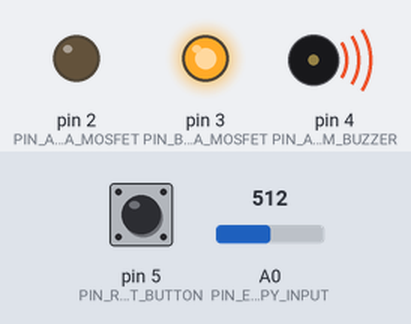
A sketch run on a simulated Arduino Uno, built with avr-gcc and run on an emulated ATmega328P. On the bench: output pins drawn as LEDs (lit = HIGH), buzzer (waves = sounding, pin HIGH). Inputs (shaded band) come from the test bench; at power-on: A0 (PIN_ENTROPY_INPUT) = 512, pin 5 (PIN_RESET_BUTTON) HIGH.

Above: at 1.2 s.
1.3 s: A0 (PIN_ENTROPY_INPUT) set to 360
2.8 s: A0 (PIN_ENTROPY_INPUT) set to 342
At 3.2 s:
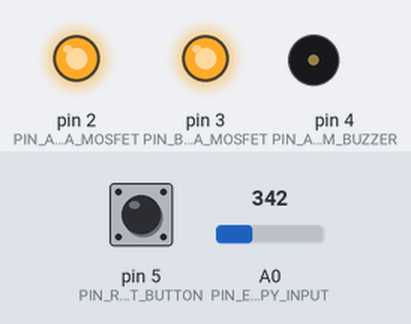
4.3 s: A0 (PIN_ENTROPY_INPUT) set to 389
5.8 s: A0 (PIN_ENTROPY_INPUT) set to 409
At 6.6 s:
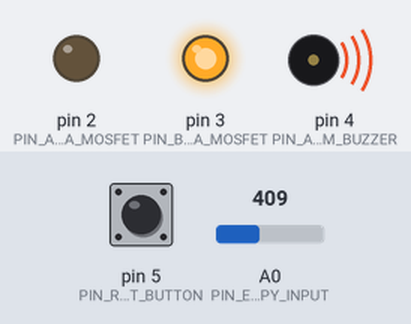
7.3 s: A0 (PIN_ENTROPY_INPUT) set to 837
8.8 s: A0 (PIN_ENTROPY_INPUT) set to 858
At 10.1 s:
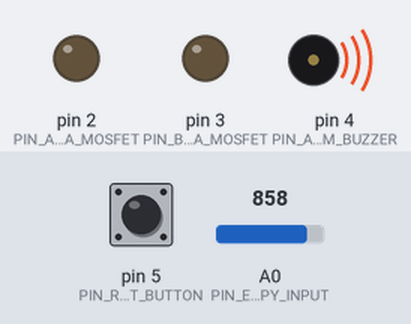
Timing chart, 0 to 11.3 s (numbered marks = the images above; inputs shaded):
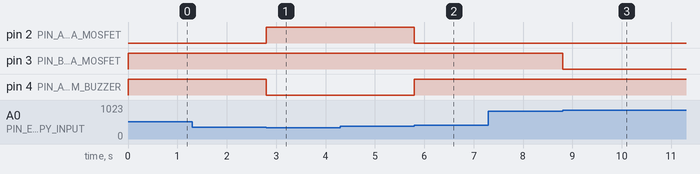

Measured:
- the behaviour switches between 350 and 349 on A0 (PIN_ENTROPY_INPUT) (found by bisection; images 0 and 1)
- the behaviour switches between 399 and 400 on A0 (PIN_ENTROPY_INPUT) (found by bisection; images 1 and 2)
- the behaviour switches between 849 and 850 on A0 (PIN_ENTROPY_INPUT) (found by bisection; images 2 and 3)
- after the input at 1.3 s, every drawn part: stays the same
- after the input at 2.8 s, pin 2 (PIN_ALPHA_MOSFET): LOW → HIGH at once; pin 4 (PIN_ALARM_BUZZER): HIGH → LOW at once
- after the input at 4.3 s, every drawn part: stays the same
- after the input at 5.8 s, pin 2 (PIN_ALPHA_MOSFET): HIGH → LOW at once; pin 4 (PIN_ALARM_BUZZER): LOW → HIGH at once
- after the input at 7.3 s, every drawn part: stays the same
- after the input at 8.8 s, pin 3 (PIN_BETA_MOSFET): HIGH → LOW at once

The sketch:

k3i_core.ino
```cpp
/*
 * Projekt K3I - Hardware Guardian Core (Kern 2) Grok/Wieland Hoffmann/Gemini
 * File: k3i_core.ino
 * Update: Juni 2026
 *
 * INDUSTRIE-VERSION v3.1 (Drei-fach verifiziert und stabilisiert)
 * Inklusive High-Speed-ADC-Tuning und Hysterese-Bremse.
 */

const int PIN_ENTROPY_INPUT = A0;
const int PIN_ALPHA_MOSFET  = 2;   // Links: Signal-MOSFET (Netztrennung)
const int PIN_BETA_MOSFET   = 3;   // Rechts: Starkstrom-MOSFET (Schützkaskade)
const int PIN_ALARM_BUZZER  = 4;   // Sirene
const int PIN_RESET_BUTTON  = 5;   // Manueller Hardware-Reset-Taster

const int THRESHOLD_EXFILTRATION = 400;
const int THRESHOLD_HYSTERESIS   = 350; // Schützt vor Signalrauschen
const int THRESHOLD_ENCRYPTION   = 850;

bool alarmActive = false;
bool networkCutActive = false;

void setup() {
  // ADCSRA-Register manipulieren: Setzt den ADC-Teilerfaktor von 128 auf 16.
  // Verkürzt die analogRead-Zeit drastisch von 110µs auf ca. 16µs!
  ADCSRA = (ADCSRA & 0xf8) | 0x04;

  pinMode(PIN_ALPHA_MOSFET, OUTPUT);
  pinMode(PIN_BETA_MOSFET, OUTPUT);
  pinMode(PIN_ALARM_BUZZER, OUTPUT);
  pinMode(PIN_RESET_BUTTON, INPUT_PULLUP);

  // Normalzustand: Sicherer Durchlass (HIGH = geschlossen, Strom fließt)
  digitalWrite(PIN_ALPHA_MOSFET, HIGH);
  digitalWrite(PIN_BETA_MOSFET, HIGH);
  digitalWrite(PIN_ALARM_BUZZER, LOW);
}

void loop() {
  // Wenn Starkstrom-Freeze aktiv ist, blockiere absolut alles (Anti-Boot-Sperre)
  if (alarmActive) {
    executeLockoutMode();
    return;
  }

  int currentEntropy = analogRead(PIN_ENTROPY_INPUT);

  // KANAL BETA: Totaler Starkstrom-Freeze bei Verschlüsselung (Höchste Priorität)
  if (currentEntropy >= THRESHOLD_ENCRYPTION) {
    digitalWrite(PIN_BETA_MOSFET, LOW);   // Sofortiger physischer Spannungsabfall am Schütz
    digitalWrite(PIN_ALPHA_MOSFET, LOW);  // Netzwerk-Schnittstelle mitsperren
    digitalWrite(PIN_ALARM_BUZZER, HIGH); // Sirene über USV zünden
    alarmActive = true;                   // Greift in die permanente Boot-Sperre
    return;
  }

  // KANAL ALPHA: Flexibler Netzwerk-Cut mit Hysterese und automatischer Freigabe
  if (!networkCutActive && currentEntropy >= THRESHOLD_EXFILTRATION) {
    digitalWrite(PIN_ALPHA_MOSFET, LOW);  // Netz temporär kappen
    digitalWrite(PIN_ALARM_BUZZER, HIGH); // Akustische Vorwarnung für Admins
    networkCutActive = true;
  }
  // Erst wenn der Entropiewert die Hysterese-Schwelle unterschreitet, wird freigegeben
  else if (networkCutActive && currentEntropy < THRESHOLD_HYSTERESIS) {
    digitalWrite(PIN_ALPHA_MOSFET, HIGH); // Netz physisch wieder freigeben
    digitalWrite(PIN_ALARM_BUZZER, LOW);  // Warnung deaktivieren
    networkCutActive = false;
  }
}

void executeLockoutMode() {
  digitalWrite(PIN_BETA_MOSFET, LOW);
  digitalWrite(PIN_ALPHA_MOSFET, LOW);

  // Erst wenn der Techniker vor Ort den Taster physisch drückt, erfolgt die Freigabe
  if (digitalRead(PIN_RESET_BUTTON) == LOW) {
    delay(200); // Entprellung des Hardware-Tasters
    alarmActive = false;
    networkCutActive = false;
    digitalWrite(PIN_ALPHA_MOSFET, HIGH);
    digitalWrite(PIN_BETA_MOSFET, HIGH);
    digitalWrite(PIN_ALARM_BUZZER, LOW);
  }
}
```
